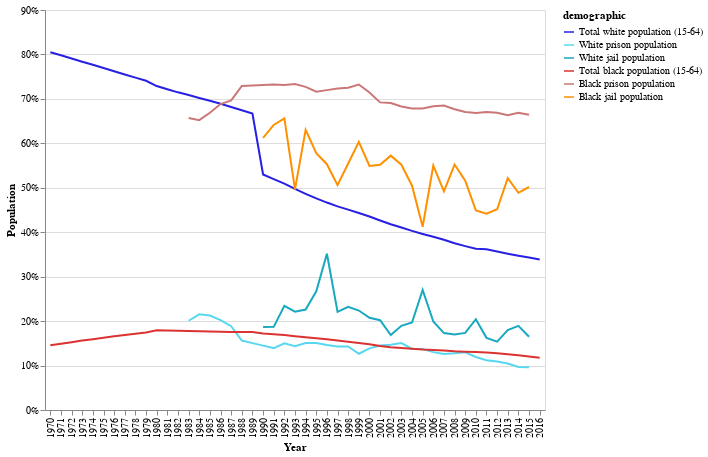

Here is the notebook cell this chart was saved with:
### Code cell
alt.Chart(alameda_melt, width=500, height=400).mark_line().encode(
    alt.Color('demographic',
             scale=alt.Scale(domain=list(demographic_labels.keys()),
                            range=list(demographic_labels.values())
                            )
             ),              
    alt.X('year:O', axis=alt.Axis(title='Year')),
    alt.Y('value:Q', axis=alt.Axis(format='%', title='Population')),
).interactive()

### Figure 1 — Vega-Lite specification as saved in the notebook (floating-point values rounded to 4 significant figures; data arrays with more than 128 entries replaced by an {"elided": "..."} marker saying what was removed)
{"$schema": "https://vega.github.io/schema/vega-lite/v2.6.0.json", "config": {"view": {"height": 300, "width": 400}}, "data": {"name": "data-a3da823ec0b43a8332d68d809f6e1b1f"}, "datasets": {"data-a3da823ec0b43a8332d68d809f6e1b1f": {"elided": "282 records"}}, "encoding": {"color": {"field": "demographic", "scale": {"domain": ["Total white population (15-64)", "White prison population", "White jail population", "Total black population (15-64)", "Black prison population", "Black jail population"], "range": ["#2720e3", "#58d8f0", "#18a8c0", "#db3232", "#cc7777", "#ff9000"]}, "type": "nominal"}, "x": {"axis": {"title": "Year"}, "field": "year", "type": "ordinal"}, "y": {"axis": {"format": "%", "title": "Population"}, "field": "value", "type": "quantitative"}}, "height": 400, "mark": "line", "selection": {"selector004": {"bind": "scales", "encodings": ["x", "y"], "mark": {"fill": "#333", "fillOpacity": 0.125, "stroke": "white"}, "on": "[mousedown, window:mouseup] > window:mousemove!", "resolve": "global", "translate": "[mousedown, window:mouseup] > window:mousemove!", "type": "interval", "zoom": "wheel!"}}, "width": 500}
